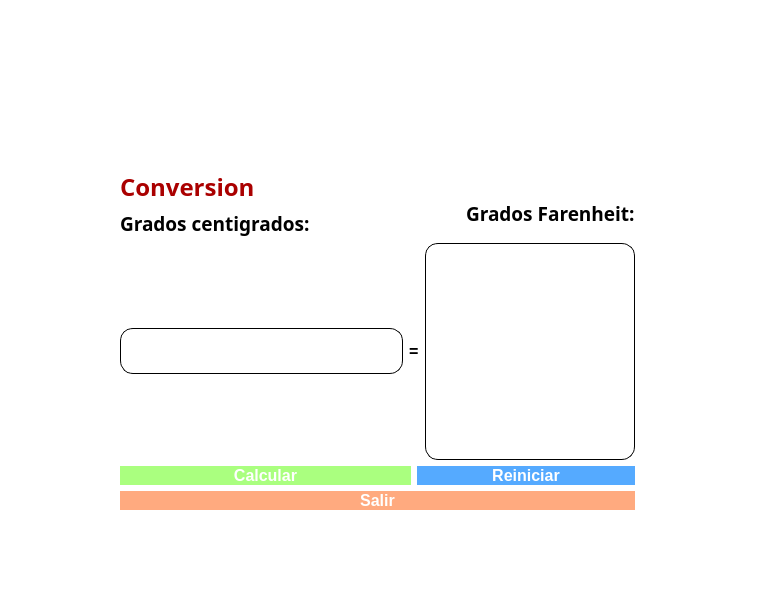
<?xml version="1.0" encoding="UTF-8"?>
<ui version="4.0">
 <class>MainWindow</class>
 <widget class="QMainWindow" name="MainWindow">
  <property name="geometry">
   <rect>
    <x>0</x>
    <y>0</y>
    <width>784</width>
    <height>614</height>
   </rect>
  </property>
  <property name="windowTitle">
   <string>MainWindow</string>
  </property>
  <property name="styleSheet">
   <string notr="true">background-color: rgb(227, 227, 227);
background-color: rgb(255, 255, 255);</string>
  </property>
  <widget class="QWidget" name="centralwidget">
   <widget class="QLabel" name="label_3">
    <property name="geometry">
     <rect>
      <x>40</x>
      <y>20</y>
      <width>191</width>
      <height>111</height>
     </rect>
    </property>
    <property name="text">
     <string/>
    </property>
    <property name="pixmap">
     <pixmap>../../Archivos/UAT.png</pixmap>
    </property>
    <property name="scaledContents">
     <bool>true</bool>
    </property>
   </widget>
   <widget class="QLabel" name="label_4">
    <property name="geometry">
     <rect>
      <x>540</x>
      <y>30</y>
      <width>191</width>
      <height>91</height>
     </rect>
    </property>
    <property name="text">
     <string/>
    </property>
    <property name="pixmap">
     <pixmap resource="../../Archivos/Recursos.qrc">:/Recursos/facultad_ingenieria_tampico.png</pixmap>
    </property>
    <property name="scaledContents">
     <bool>true</bool>
    </property>
   </widget>
   <widget class="QWidget" name="">
    <property name="geometry">
     <rect>
      <x>120</x>
      <y>170</y>
      <width>515</width>
      <height>340</height>
     </rect>
    </property>
    <layout class="QGridLayout" name="gridLayout">
     <item row="0" column="0" rowspan="2" colspan="5">
      <widget class="QLabel" name="label_6">
       <property name="font">
        <font>
         <family>Segoe UI Black</family>
         <pointsize>12</pointsize>
         <weight>75</weight>
         <bold>true</bold>
        </font>
       </property>
       <property name="styleSheet">
        <string notr="true">color: rgb(0, 0, 0);
alternate-background-color: rgb(16, 16, 16);</string>
       </property>
       <property name="text">
        <string>&lt;html&gt;&lt;head/&gt;&lt;body&gt;&lt;p&gt;&lt;span style=&quot; font-size:18pt; color:#aa0000;&quot;&gt;Conversion&lt;/span&gt;&lt;/p&gt;&lt;/body&gt;&lt;/html&gt;</string>
       </property>
      </widget>
     </item>
     <item row="1" column="4" rowspan="2">
      <widget class="QLabel" name="label_2">
       <property name="font">
        <font>
         <family>Rockwell Condensed</family>
         <weight>50</weight>
         <bold>false</bold>
        </font>
       </property>
       <property name="text">
        <string>&lt;html&gt;&lt;head/&gt;&lt;body&gt;&lt;p&gt;&lt;span style=&quot; font-size:14pt; font-weight:600;&quot;&gt;Grados Farenheit:&lt;/span&gt;&lt;/p&gt;&lt;/body&gt;&lt;/html&gt;</string>
       </property>
      </widget>
     </item>
     <item row="2" column="0">
      <widget class="QLabel" name="label">
       <property name="font">
        <font>
         <family>Rockwell</family>
        </font>
       </property>
       <property name="text">
        <string>&lt;html&gt;&lt;head/&gt;&lt;body&gt;&lt;p&gt;&lt;span style=&quot; font-size:14pt; font-weight:600;&quot;&gt;Grados centigrados:&lt;/span&gt;&lt;/p&gt;&lt;/body&gt;&lt;/html&gt;</string>
       </property>
      </widget>
     </item>
     <item row="3" column="0">
      <widget class="QLineEdit" name="txt_centigrados">
       <property name="font">
        <font>
         <pointsize>28</pointsize>
        </font>
       </property>
       <property name="styleSheet">
        <string notr="true">background-color: rgb(255, 255, 255);
border-color: rgb(0, 0, 0);
border-radius:13px;
border:1.3px solid black;</string>
       </property>
       <property name="text">
        <string/>
       </property>
      </widget>
     </item>
     <item row="3" column="1" colspan="2">
      <widget class="QLabel" name="label_7">
       <property name="text">
        <string>&lt;html&gt;&lt;head/&gt;&lt;body&gt;&lt;p&gt;&lt;span style=&quot; font-size:12pt; font-weight:600;&quot;&gt;=&lt;/span&gt;&lt;/p&gt;&lt;/body&gt;&lt;/html&gt;</string>
       </property>
      </widget>
     </item>
     <item row="3" column="3" colspan="2">
      <widget class="QTextEdit" name="txt_farenheit">
       <property name="font">
        <font>
         <pointsize>14</pointsize>
        </font>
       </property>
       <property name="styleSheet">
        <string notr="true">background-color: rgb(255, 255, 255);
border-radius:13px;
border-color: rgb(0, 0, 0);
border-radius:13px;
border:1.3px solid black;</string>
       </property>
       <property name="html">
        <string>&lt;!DOCTYPE HTML PUBLIC &quot;-//W3C//DTD HTML 4.0//EN&quot; &quot;http://www.w3.org/TR/REC-html40/strict.dtd&quot;&gt;
&lt;html&gt;&lt;head&gt;&lt;meta name=&quot;qrichtext&quot; content=&quot;1&quot; /&gt;&lt;style type=&quot;text/css&quot;&gt;
p, li { white-space: pre-wrap; }
&lt;/style&gt;&lt;/head&gt;&lt;body style=&quot; font-family:'MS Shell Dlg 2'; font-size:14pt; font-weight:400; font-style:normal;&quot;&gt;
&lt;p style=&quot;-qt-paragraph-type:empty; margin-top:0px; margin-bottom:0px; margin-left:0px; margin-right:0px; -qt-block-indent:0; text-indent:0px; font-size:8.25pt;&quot;&gt;&lt;br /&gt;&lt;/p&gt;&lt;/body&gt;&lt;/html&gt;</string>
       </property>
      </widget>
     </item>
     <item row="4" column="0" colspan="2">
      <widget class="QPushButton" name="btn_calcular">
       <property name="font">
        <font>
         <pointsize>12</pointsize>
         <weight>75</weight>
         <bold>true</bold>
        </font>
       </property>
       <property name="styleSheet">
        <string notr="true">background-color: #F39C12;
background-color: rgb(170, 255, 127);
border-radius:13px;
color: rgb(255, 255, 255);</string>
       </property>
       <property name="text">
        <string>Calcular</string>
       </property>
      </widget>
     </item>
     <item row="4" column="2" colspan="3">
      <widget class="QPushButton" name="btn_reiniciar">
       <property name="font">
        <font>
         <pointsize>12</pointsize>
         <weight>75</weight>
         <bold>true</bold>
        </font>
       </property>
       <property name="styleSheet">
        <string notr="true">color: rgb(255, 255, 255);
border-radius:13px;
background-color: rgb(85, 170, 255);
</string>
       </property>
       <property name="text">
        <string>Reiniciar</string>
       </property>
      </widget>
     </item>
     <item row="5" column="0" colspan="5">
      <widget class="QPushButton" name="btn_salir">
       <property name="font">
        <font>
         <pointsize>12</pointsize>
         <weight>75</weight>
         <bold>true</bold>
        </font>
       </property>
       <property name="styleSheet">
        <string notr="true">color: rgb(255, 255, 255);
border-radius:13px;
background-color: rgb(255, 170, 127);
</string>
       </property>
       <property name="text">
        <string>Salir</string>
       </property>
      </widget>
     </item>
    </layout>
   </widget>
  </widget>
  <widget class="QMenuBar" name="menubar">
   <property name="geometry">
    <rect>
     <x>0</x>
     <y>0</y>
     <width>784</width>
     <height>26</height>
    </rect>
   </property>
  </widget>
  <widget class="QStatusBar" name="statusbar"/>
 </widget>
 <resources>
  <include location="../../Archivos/Recursos.qrc"/>
 </resources>
 <connections/>
</ui>
